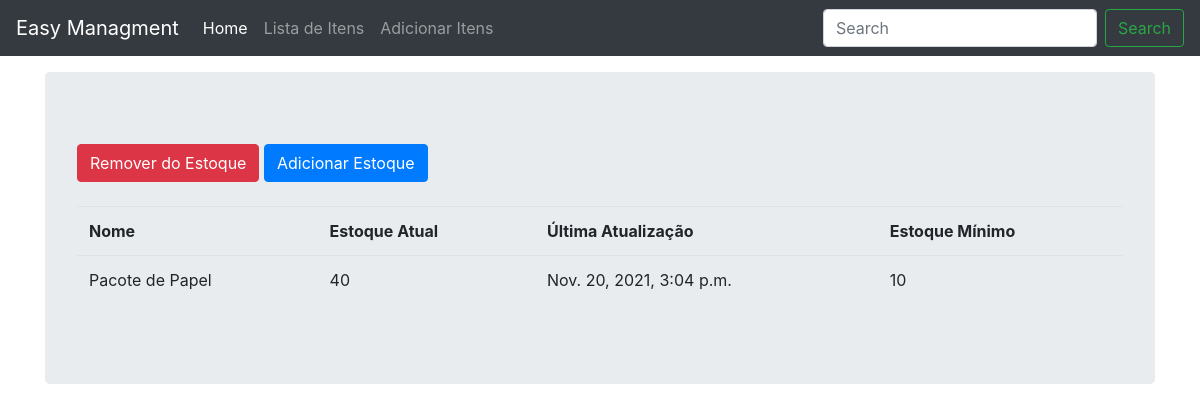
The page /detalhes/2/ on the database its author committed.
### easymngmnt/models.py (models this page shows)
class Estoque(models.Model):
	nome = models.CharField(max_length=50, blank=True, null=True)
	categoria = models.ForeignKey(Categoria, on_delete=models.CASCADE)
	estoque_atual = models.IntegerField(default='0', blank=False, null=True)
	estoque_adicionar = models.IntegerField(default='0', blank=True, null=True)
	fornecedor = models.CharField(max_length=50, blank=True, null=True)
	entrega = models.IntegerField(default='0', blank=True, null=True)
	remover_user = models.CharField(max_length=50, blank=True, null=True)
	destino = models.CharField(max_length=50, blank=True, null=True)
	recebi = models.IntegerField(default='0', blank=True, null=True)
	aviso = models.IntegerField(default='0', blank=True, null=True)
	last_buy = models.DateTimeField(auto_now_add=False, auto_now=True)
	timestamp = models.DateTimeField(auto_now_add=True, auto_now=False)

### easymngmnt/views.py (the view)
# urls.py: path('detalhes/<str:pk>/', views.detalhes, name="detalhes"),
def detalhes(request, pk):
	queryset = Estoque.objects.get(id=pk)
	context = {
		"queryset": queryset,
	}
	return render(request, "detalhes.html", context)

### easymngmnt/templates/detalhes.html (shortened to what this page needs)
{% load static %}
{% load crispy_forms_tags %}
<!DOCTYPE html>
<html lang="en">
  <head>
<link href="{% static 'css/bootstrap.min.css' %}" rel="stylesheet">
    <link href="{% static 'css/navbar-top-fixed.css' %}" rel="stylesheet">
  </head>
  <body>
{% include 'navbar.html' %}
<main role="main" class="container">
 <div class="jumbotron">
	<a href="{% url 'entrega' queryset.id %}"><div class='btn btn-danger'>Remover do Estoque</div></a>
	<a href="{% url 'recebi' queryset.id %}"><div class='btn btn-primary'>Adicionar Estoque</div></a>
        <br><br>
        <div class="display_table">
          <table class='table'>
                  <tr>
                    <th>Nome</th>
                    <th>Estoque Atual</th>
                    <th>Última Atualização</th>
                    <th>Estoque Mínimo</th>
                  </tr>
                  <tr>
                    <td>{{queryset.nome}}</td>
                    <td>{{queryset.estoque_atual}}</td>
                    <td>{{queryset.last_buy}}</td>
                    <td>{{queryset.aviso}}</td>
                  </tr>
          </table>
        </div>
</main>
      </body>
</html>

### easymngmnt/static/css/navbar-top-fixed.css (style rules this page uses)
body { min-height: 75rem; padding-top: 4.5rem; }

### rows shown on the page
Estoque: nome "Pacote de Papel", estoque_atual "40", last_buy "Nov. 20, 2021, 3:04 p.m.", aviso "10"
